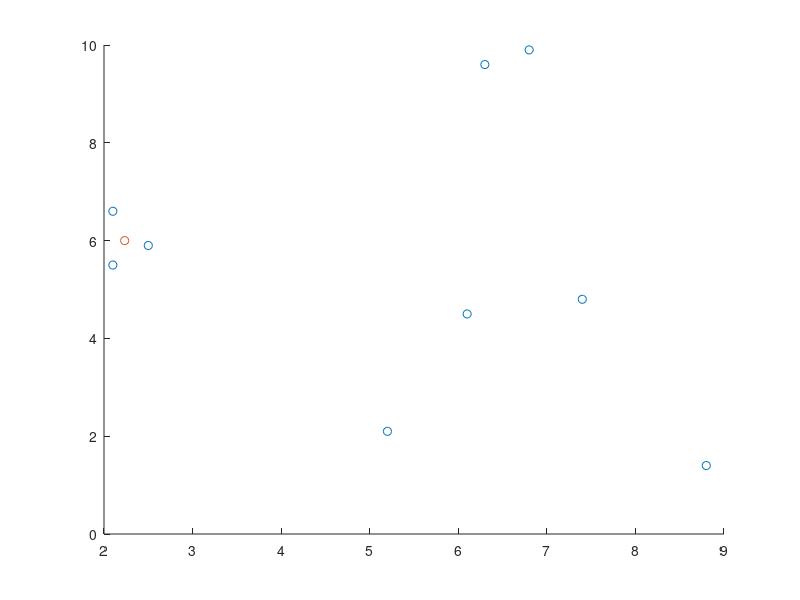

Source code (MATLAB):
coords=[2.1 6.6;2.5 5.9;8.8 1.4;6.1 4.5;6.3 9.6;7.4 4.8;5.2 2.1;2.1 5.5;6.8 9.9];
x=coords(:,1);
y=coords(:,2);
A=sortrows(coords)

for i=1:9,
    
    for n=1:9;
        Zx=A(n,1)-A(i,1);
        Ztotalx(n,:)=Zx;
    end
   ZtotalAllx(:,i)=Ztotalx;
end

for p=1:9,
    
    for q=1:9;
        Zy=A(q,2)-A(p,2);
        Ztotaly(q,:)=Zy;
    end
   ZtotalAlly(:,p)=Ztotaly;
end



squarex=ZtotalAllx.^2;
squarey=ZtotalAlly.^2;
addsquare=squarex+squarey;
dist=sqrt(addsquare);

dist(dist>1)=0
dist

scatter(x,y)
hold on
mx=mean(A(1:3,1))
my=mean(A(1:3,2))
scatter(mx,my)


[ux,i,j]=unique(A,'rows');

Pos1=1;
Pos2=2;
a=1;
z=zeros(6,1);

% for a=1:6,
%     if x(n+1)<=x(a)*1.1
%         z(a)=

f= [1990 1998 2001 2004];
val = 2000; %value to find
tmp = abs(f-val);
[idx idx] = min(tmp); %index of closest value
closest = f(idx); %closest value
%%%%%%%%%%%%%%%%%%%


